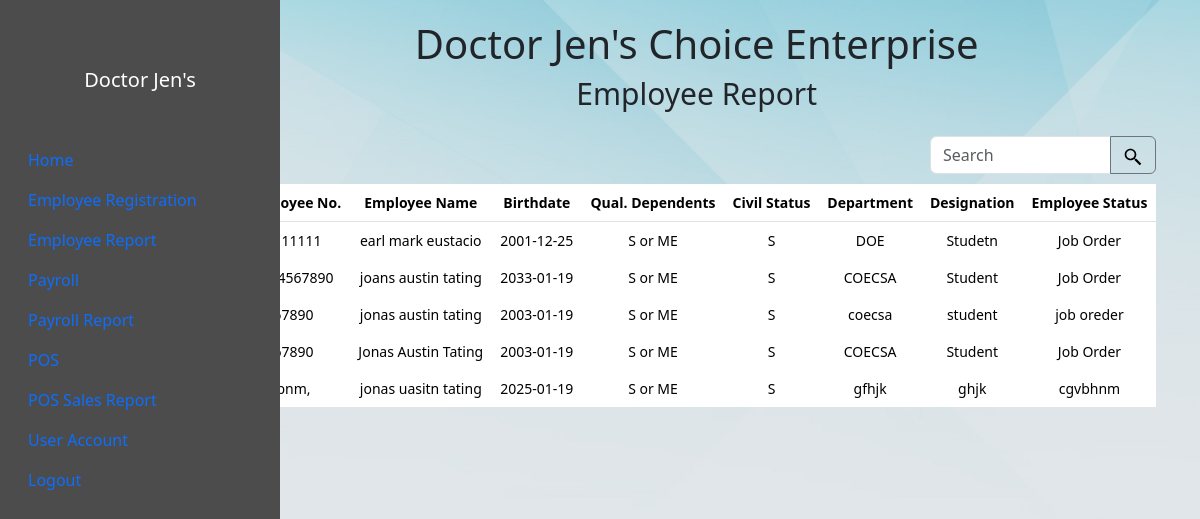
The page /employee_report.php on the database as committed earlier.
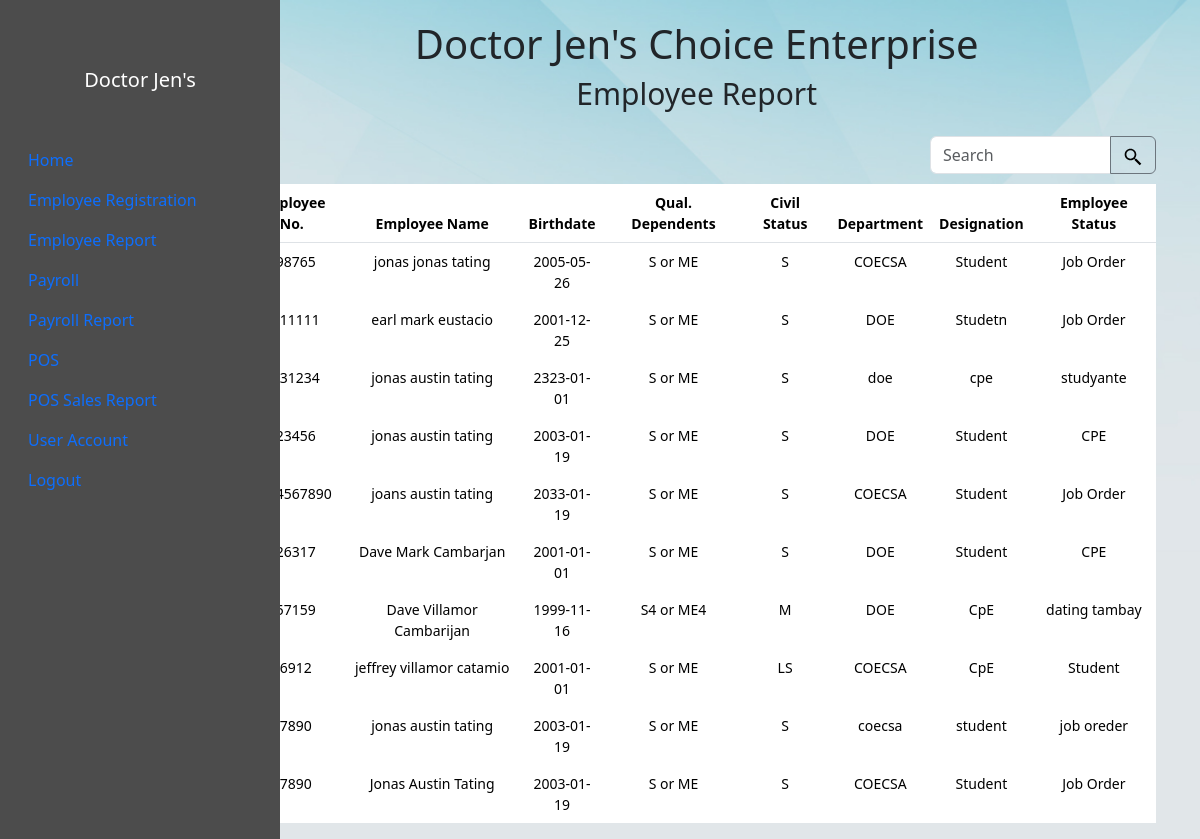
The same page on the database as committed later.
### tables this page shows
CREATE TABLE `personal_infotbl` (
  `id` int(11) NOT NULL,
  `employee_no` varchar(255) NOT NULL,
  `address_line1` text NOT NULL,
  `address_line2` text NOT NULL,
  `birth_date` date NOT NULL,
  `civil_status` varchar(255) NOT NULL,
  `contact_no` varchar(255) NOT NULL,
  `country` varchar(255) NOT NULL,
  `department` varchar(255) NOT NULL,
  `designation` varchar(255) NOT NULL,
  `email_address` varchar(255) NOT NULL,
  `employee_status` varchar(255) NOT NULL,
  `fname` varchar(255) NOT NULL,
  `gender` varchar(255) NOT NULL,
  `lname` varchar(255) NOT NULL,
  `mname` varchar(255) NOT NULL,
  `municipality` varchar(255) NOT NULL,
  `nationality` varchar(255) NOT NULL,
  `other_social_media_account` varchar(255) NOT NULL,
  `pay_date` date NOT NULL,
  `picpath` text NOT NULL,
  `qualified_dependent_status` varchar(255) NOT NULL,
  `social_media_account_id` varchar(255) NOT NULL,
  `state_province` varchar(255) NOT NULL,
  `suffix` varchar(255) NOT NULL,
  `zip_code` int(11) NOT NULL
);

### employee_report.php (the view, shortened to what this page needs)
<?php
    $conn = OpenCon();
    $sql = "SELECT * FROM `personal_infotbl`;";
    $result = $conn->query($sql);
?>
<!DOCTYPE html>
<html lang="en">
<head>
    <link href="https://cdn.jsdelivr.net/npm/bootstrap@5.3.1/dist/css/bootstrap.min.css" rel="stylesheet">
    <link rel="stylesheet" href="css/admin.css?v.3">
</head>
<body>
    <div class="container-fluid">
        <div class="row">
            <nav id="sidebar">
                <div class="position-sticky">
                    <h1 class="text-white fs-5 text-center my-5">Doctor Jen's</h1>
                    <ul class="nav flex-column text-start">
                        <li class="nav-item">
                            <a class="nav-link active" href="admin.php">Home</a>
                        </li>
                        <li class="nav-item">
                            <a class="nav-link" href="employee_registration_save.php">Employee Registration</a>
                        </li>
                        <li class="nav-item">
                            <a class="nav-link" href="employee_report.php">Employee Report</a>
                        </li>
                        <li class="nav-item">
                            <a class="nav-link" href="payroll.php">Payroll</a>
                        </li>
                        <li class="nav-item">
                            <a class="nav-link" href="payroll_report.php">Payroll Report</a>
                        </li>
                        <li class="nav-item">
                            <a class="nav-link" href="pos.php">POS</a>
                        </li>
                        <li class="nav-item">
                            <a class="nav-link" href="pos_sales_report.php">POS Sales Report</a>
                        </li>
                        <li class="nav-item">
                            <a class="nav-link" href="user.php">User Account</a>
                        </li>
                        <li class="nav-item">
                            <a class="nav-link" href="login.php">Logout</a>
                        </li>
                    </ul>
                </div>
            </nav>
            <main class="col-md-9 ms-sm-auto col-lg-10 px-md-4">
                <h1>Doctor Jen's Choice Enterprise</h1>
                <div id="page-content">
                    <div class="flex-grow-1">
                        <div class="px-10">
                            <h1 class="d-flex justify-content-center m-2" style="font-size:30px;">Employee Report</h1>
                            <div class="row justify-content-end">
                                <form action="" method="post" class="input-group mb-3 mt-3" style="height: 2rem; width:250px">
                                    <input type="text" class="form-control" aria-describedby="button-addon2" placeholder="Search" name='search'>
                                    <button class="btn btn-outline-secondary" type="submit" id="search_button">
                                    </button>
                                </form>
                            </div>
                            <section>
                                <div class="table-responsive">
                                    <table class="table table-borderless bg-white rounded small table-hover">
                                        <thead class="border-bottom">
                                            <tr>
                                                <th class="py-6 ps-6">Employee No.</th>
                                                <th class="py-6 ps-6">Employee Name</th>
                                                <th class="py-6 ps-6">Birthdate</th>
                                                <th class="py-6 ps-6">Qual. Dependents</th>
                                                <th class="py-6 ps-6">Civil Status</th>
                                                <th class="py-6 ps-6">Department</th>
                                                <th class="py-6 ps-6">Designation</th>
                                                <th class="py-6 ps-6">Employee Status</th>
                                            </tr>
                                        </thead>
                                        <tbody>
                                            <?php
                                                if ($result) {
                                                    while ($item = $result->fetch_assoc()) {
                                                        echo "
                                                <tr class='clickable-row' data-href='employee_registration_save.php?id={$item['id']}'>
                                                    <td class='py-6 ps-6'>$item[employee_no]</td>
                                                    <td class='py-6 ps-6'>$item[fname] $item[mname] $item[lname]</td>
                                                    <td class='py-6 ps-6'>$item[birth_date]</td>
                                                    <td class='py-6 ps-6'>$item[qualified_dependent_status]</td>
                                                    <td class='py-6 ps-6'>$item[civil_status]</td>
                                                    <td class='py-6 ps-6'>$item[department]</td>
                                                    <td class='py-6 ps-6'>$item[designation]</td>
                                                    <td class='py-6 ps-6'>$item[employee_status]</td>
                                                </tr>
                                                ";
                                                    }
                                                }
                                            ?>
                                        </tbody>
                                    </table>
                                </div>
                            </section>
                        </div>
                    </div>
                </div>
            </main>
        </div>
    </div>
</body>
</html>

### css/admin.css (style rules this page uses)
body { background-image: url('../uploads/background1.jpg'); background-size: cover; background-repeat: no-repeat; background-position: center; background-attachment: fixed; padding: 20px; text-align: center; justify-content: center; align-items: top; height: 100vh; }
#sidebar { position: fixed; height: 100%; width: 280px; top: 0; left: 0; z-index: 1; padding-top: 20px; background-color: #4c4c4c; }

Rows that differ between the two databases and show on the page:
removed personal_infotbl: employee_no "bnm,", fname "jonas", mname "uasitn", lname "tating", birth_date "2025-01-19", qualified_dependent_status "S or ME", civil_status "S", department "gfhjk", designation "ghjk", employee_status "cgvbhnm"
added personal_infotbl: employee_no "098765", fname "jonas", mname "jonas", lname "tating", birth_date "2005-05-26", qualified_dependent_status "S or ME", civil_status "S", department "COECSA", designation "Student", employee_status "Job Order"
added personal_infotbl: employee_no "1231234", fname "jonas", mname "austin", lname "tating", birth_date "2323-01-01", qualified_dependent_status "S or ME", civil_status "S", department "doe", designation "cpe", employee_status "studyante"
added personal_infotbl: employee_no "123456", fname "jonas", mname "austin", lname "tating", birth_date "2003-01-19", qualified_dependent_status "S or ME", civil_status "S", department "DOE", designation "Student", employee_status "CPE"
added personal_infotbl: employee_no "126317", fname "Dave", mname "Mark", lname "Cambarjan", birth_date "2001-01-01", qualified_dependent_status "S or ME", civil_status "S", department "DOE", designation "Student", employee_status "CPE"
added personal_infotbl: employee_no "357159", fname "Dave", mname "Villamor", lname "Cambarijan", birth_date "1999-11-16", qualified_dependent_status "S4 or ME4", civil_status "M", department "DOE", designation "CpE", employee_status "dating tambay"
added personal_infotbl: employee_no "36912", fname "jeffrey", mname "villamor", lname "catamio", birth_date "2001-01-01", qualified_dependent_status "S or ME", civil_status "LS", department "COECSA", designation "CpE", employee_status "Student"
